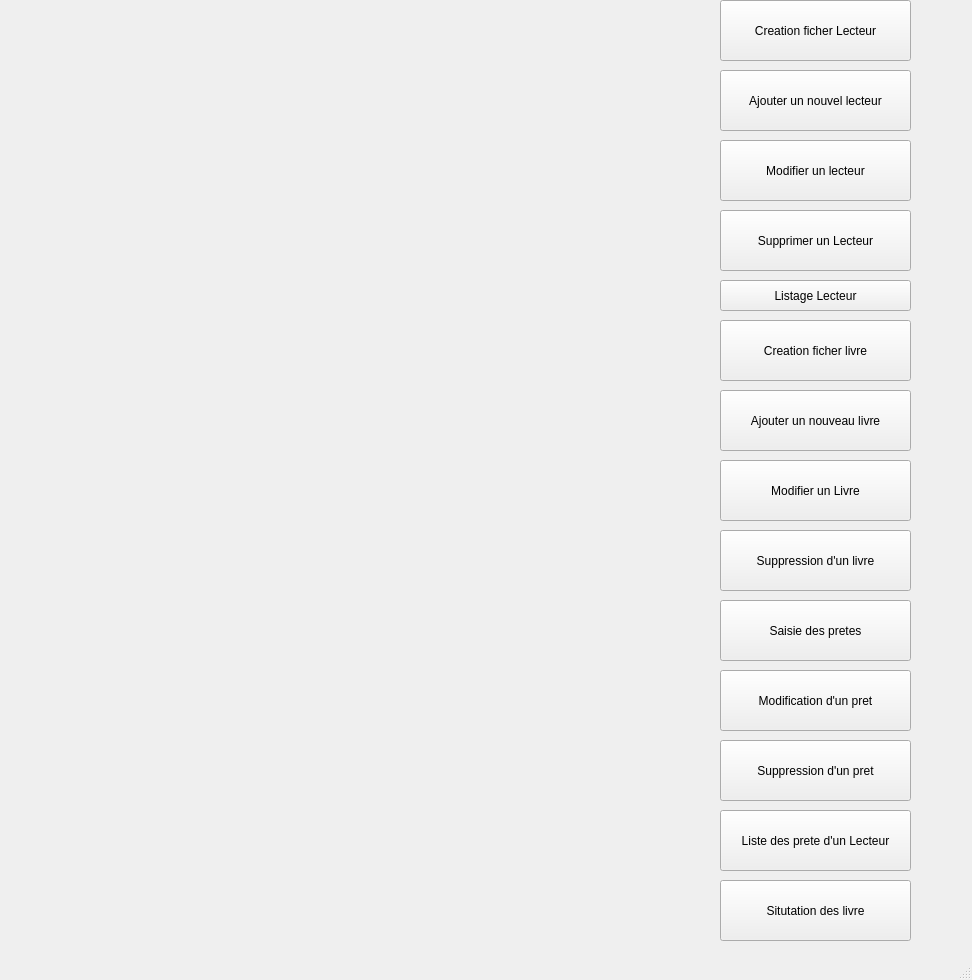
<?xml version="1.0" encoding="UTF-8"?>
<ui version="4.0">
 <class>MainWindow</class>
 <widget class="QMainWindow" name="MainWindow">
  <property name="geometry">
   <rect>
    <x>0</x>
    <y>0</y>
    <width>972</width>
    <height>980</height>
   </rect>
  </property>
  <property name="windowTitle">
   <string>MainWindow</string>
  </property>
  <widget class="QWidget" name="centralwidget">
   <widget class="QPushButton" name="creationficherLecteur">
    <property name="geometry">
     <rect>
      <x>720</x>
      <y>0</y>
      <width>191</width>
      <height>61</height>
     </rect>
    </property>
    <property name="text">
     <string>Creation ficher Lecteur</string>
    </property>
   </widget>
   <widget class="QPushButton" name="ajoutLecteur">
    <property name="geometry">
     <rect>
      <x>720</x>
      <y>70</y>
      <width>191</width>
      <height>61</height>
     </rect>
    </property>
    <property name="text">
     <string>Ajouter un nouvel lecteur</string>
    </property>
   </widget>
   <widget class="QPushButton" name="ModifLecteur">
    <property name="geometry">
     <rect>
      <x>720</x>
      <y>140</y>
      <width>191</width>
      <height>61</height>
     </rect>
    </property>
    <property name="text">
     <string>Modifier un lecteur</string>
    </property>
   </widget>
   <widget class="QPushButton" name="SupprLecteur">
    <property name="geometry">
     <rect>
      <x>720</x>
      <y>210</y>
      <width>191</width>
      <height>61</height>
     </rect>
    </property>
    <property name="text">
     <string>Supprimer un Lecteur</string>
    </property>
   </widget>
   <widget class="QPushButton" name="CreeFicherLivre">
    <property name="geometry">
     <rect>
      <x>720</x>
      <y>320</y>
      <width>191</width>
      <height>61</height>
     </rect>
    </property>
    <property name="text">
     <string>Creation ficher livre</string>
    </property>
   </widget>
   <widget class="QPushButton" name="AjoutLivre">
    <property name="geometry">
     <rect>
      <x>720</x>
      <y>390</y>
      <width>191</width>
      <height>61</height>
     </rect>
    </property>
    <property name="text">
     <string>Ajouter un nouveau livre</string>
    </property>
   </widget>
   <widget class="QPushButton" name="SupprLivre">
    <property name="geometry">
     <rect>
      <x>720</x>
      <y>530</y>
      <width>191</width>
      <height>61</height>
     </rect>
    </property>
    <property name="text">
     <string>Suppression d'un livre</string>
    </property>
   </widget>
   <widget class="QPushButton" name="SaisieDesPretes">
    <property name="geometry">
     <rect>
      <x>720</x>
      <y>600</y>
      <width>191</width>
      <height>61</height>
     </rect>
    </property>
    <property name="text">
     <string>Saisie des pretes</string>
    </property>
   </widget>
   <widget class="QPushButton" name="ModifPret">
    <property name="geometry">
     <rect>
      <x>720</x>
      <y>670</y>
      <width>191</width>
      <height>61</height>
     </rect>
    </property>
    <property name="text">
     <string>Modification d'un pret</string>
    </property>
   </widget>
   <widget class="QPushButton" name="SupprPret">
    <property name="geometry">
     <rect>
      <x>720</x>
      <y>740</y>
      <width>191</width>
      <height>61</height>
     </rect>
    </property>
    <property name="text">
     <string>Suppression d'un pret</string>
    </property>
   </widget>
   <widget class="QPushButton" name="ListPret">
    <property name="geometry">
     <rect>
      <x>720</x>
      <y>810</y>
      <width>191</width>
      <height>61</height>
     </rect>
    </property>
    <property name="text">
     <string>Liste des prete d'un Lecteur</string>
    </property>
   </widget>
   <widget class="QPushButton" name="pushButton_12">
    <property name="geometry">
     <rect>
      <x>720</x>
      <y>880</y>
      <width>191</width>
      <height>61</height>
     </rect>
    </property>
    <property name="text">
     <string>Situtation des livre</string>
    </property>
   </widget>
   <widget class="QPushButton" name="SupprLivre_2">
    <property name="geometry">
     <rect>
      <x>720</x>
      <y>460</y>
      <width>191</width>
      <height>61</height>
     </rect>
    </property>
    <property name="text">
     <string>Modifier un Livre</string>
    </property>
   </widget>
   <widget class="QPushButton" name="pushButton">
    <property name="geometry">
     <rect>
      <x>720</x>
      <y>280</y>
      <width>191</width>
      <height>31</height>
     </rect>
    </property>
    <property name="text">
     <string>Listage Lecteur</string>
    </property>
   </widget>
  </widget>
  <widget class="QMenuBar" name="menubar">
   <property name="geometry">
    <rect>
     <x>0</x>
     <y>0</y>
     <width>972</width>
     <height>22</height>
    </rect>
   </property>
  </widget>
  <widget class="QStatusBar" name="statusbar"/>
 </widget>
 <resources/>
 <connections/>
</ui>
